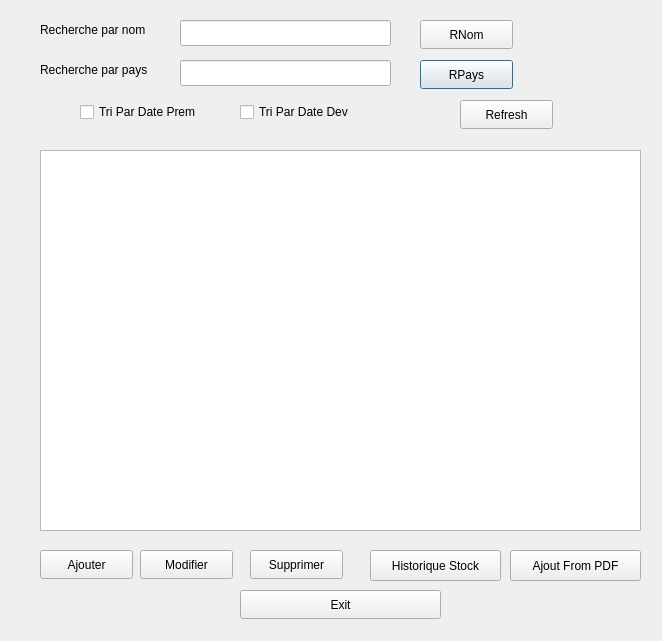
<?xml version="1.0" encoding="UTF-8"?>
<ui version="4.0">
 <class>ListeVaccinDialog</class>
 <widget class="QDialog" name="ListeVaccinDialog">
  <property name="geometry">
   <rect>
    <x>0</x>
    <y>0</y>
    <width>662</width>
    <height>641</height>
   </rect>
  </property>
  <property name="windowTitle">
   <string>Dialog</string>
  </property>
  <widget class="QLabel" name="label_11">
   <property name="geometry">
    <rect>
     <x>40</x>
     <y>20</y>
     <width>141</width>
     <height>20</height>
    </rect>
   </property>
   <property name="text">
    <string>Recherche par nom</string>
   </property>
  </widget>
  <widget class="QCheckBox" name="checkBox_tri_DD">
   <property name="geometry">
    <rect>
     <x>240</x>
     <y>100</y>
     <width>171</width>
     <height>24</height>
    </rect>
   </property>
   <property name="text">
    <string>Tri Par Date Dev</string>
   </property>
  </widget>
  <widget class="QLineEdit" name="lineEditSnom">
   <property name="geometry">
    <rect>
     <x>180</x>
     <y>20</y>
     <width>211</width>
     <height>26</height>
    </rect>
   </property>
  </widget>
  <widget class="QTableWidget" name="tableViewVaccins">
   <property name="geometry">
    <rect>
     <x>40</x>
     <y>150</y>
     <width>601</width>
     <height>381</height>
    </rect>
   </property>
  </widget>
  <widget class="QPushButton" name="pushButton_rechercherPays">
   <property name="geometry">
    <rect>
     <x>420</x>
     <y>60</y>
     <width>93</width>
     <height>29</height>
    </rect>
   </property>
   <property name="text">
    <string>RPays</string>
   </property>
  </widget>
  <widget class="QPushButton" name="PushButtonRefresh">
   <property name="geometry">
    <rect>
     <x>460</x>
     <y>100</y>
     <width>93</width>
     <height>29</height>
    </rect>
   </property>
   <property name="text">
    <string>Refresh</string>
   </property>
  </widget>
  <widget class="QPushButton" name="PushButtonSupprimer">
   <property name="geometry">
    <rect>
     <x>250</x>
     <y>550</y>
     <width>93</width>
     <height>29</height>
    </rect>
   </property>
   <property name="text">
    <string>Supprimer</string>
   </property>
  </widget>
  <widget class="QPushButton" name="PushButtonModifier">
   <property name="geometry">
    <rect>
     <x>140</x>
     <y>550</y>
     <width>93</width>
     <height>29</height>
    </rect>
   </property>
   <property name="text">
    <string>Modifier</string>
   </property>
  </widget>
  <widget class="QLineEdit" name="lineEditSpays">
   <property name="geometry">
    <rect>
     <x>180</x>
     <y>60</y>
     <width>211</width>
     <height>26</height>
    </rect>
   </property>
  </widget>
  <widget class="QLabel" name="label_12">
   <property name="geometry">
    <rect>
     <x>40</x>
     <y>60</y>
     <width>141</width>
     <height>20</height>
    </rect>
   </property>
   <property name="text">
    <string>Recherche par pays</string>
   </property>
  </widget>
  <widget class="QPushButton" name="pushButton_rechercherNom">
   <property name="geometry">
    <rect>
     <x>420</x>
     <y>20</y>
     <width>93</width>
     <height>29</height>
    </rect>
   </property>
   <property name="text">
    <string>RNom</string>
   </property>
  </widget>
  <widget class="QPushButton" name="PushButtonAjouter">
   <property name="geometry">
    <rect>
     <x>40</x>
     <y>550</y>
     <width>93</width>
     <height>29</height>
    </rect>
   </property>
   <property name="text">
    <string>Ajouter</string>
   </property>
  </widget>
  <widget class="QCheckBox" name="checkBox_tri_DPrem">
   <property name="geometry">
    <rect>
     <x>80</x>
     <y>100</y>
     <width>151</width>
     <height>24</height>
    </rect>
   </property>
   <property name="text">
    <string>Tri Par Date Prem</string>
   </property>
  </widget>
  <widget class="QPushButton" name="ButtonExit">
   <property name="geometry">
    <rect>
     <x>240</x>
     <y>590</y>
     <width>201</width>
     <height>29</height>
    </rect>
   </property>
   <property name="text">
    <string>Exit</string>
   </property>
  </widget>
  <widget class="QPushButton" name="PushButtonSupprimer_2">
   <property name="geometry">
    <rect>
     <x>370</x>
     <y>550</y>
     <width>131</width>
     <height>31</height>
    </rect>
   </property>
   <property name="text">
    <string>Historique Stock</string>
   </property>
  </widget>
  <widget class="QPushButton" name="AjoutFromPDF">
   <property name="geometry">
    <rect>
     <x>510</x>
     <y>550</y>
     <width>131</width>
     <height>31</height>
    </rect>
   </property>
   <property name="text">
    <string>Ajout From PDF</string>
   </property>
  </widget>
 </widget>
 <resources/>
 <connections/>
</ui>
